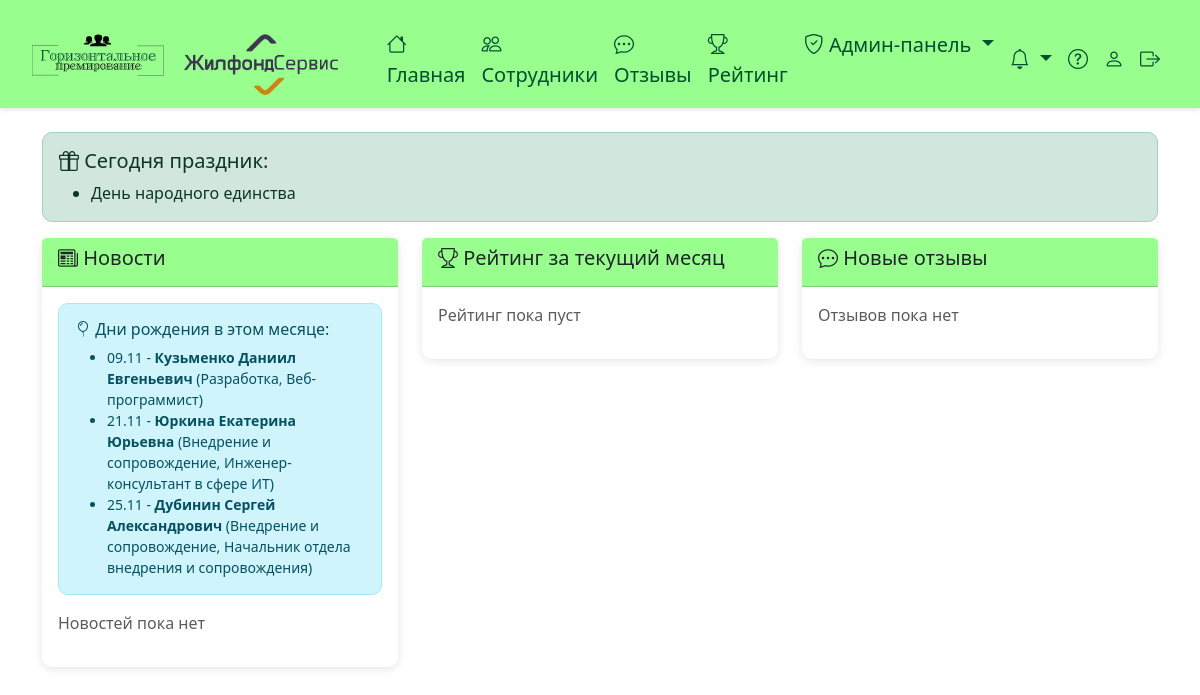
/home/ (signed in), run on the app's committed database.
### employees/models.py (models this page shows, shortened)
class SystemSettings(models.Model):
    monthly_bonus_amount = models.DecimalField(max_digits=10, decimal_places=2, default=1000.00, verbose_name='Сумма бонусных рублей на месяц')
    company_logo = models.ImageField(upload_to='company_logos/', blank=True, null=True, verbose_name='Логотип компании')
    class Meta:
        verbose_name = 'Настройка системы'
        verbose_name_plural = 'Настройки системы'
    @classmethod
    def get_settings(cls):
        settings, created = cls.objects.get_or_create(pk=1)
        return settings

class Holiday(models.Model):
    name = models.CharField(max_length=200, verbose_name='Название праздника')
    date = models.DateField(verbose_name='Дата')
    is_annual = models.BooleanField(default=True, verbose_name='Ежегодный')
    class Meta:
        verbose_name = 'Праздник'
        verbose_name_plural = 'Праздники'

class StaffMember(models.Model):
    GENDER_CHOICES = [
        ('M', 'Мужской'),
        ('F', 'Женский'),
    ]
    phone_regex = RegexValidator(
        regex=r'^\+?1?\d{9,15}$',
        message="Номер телефона должен быть в формате: '+999999999'. До 15 цифр."
    )
    first_name = models.CharField(max_length=150, verbose_name='Имя')
    last_name = models.CharField(max_length=150, verbose_name='Фамилия')
    middle_name = models.CharField(max_length=150, blank=True, verbose_name='Отчество')
    phone = models.CharField(validators=[phone_regex], max_length=17, blank=True, null=True, verbose_name='Телефон')
    email = models.EmailField(blank=True, null=True, verbose_name='Email')
    birth_date = models.DateField(null=True, blank=True, verbose_name='Дата рождения')
    department = models.ForeignKey(Department, on_delete=models.SET_NULL, null=True, blank=True, verbose_name='Отдел')
    position = models.ForeignKey(Position, on_delete=models.SET_NULL, null=True, blank=True, verbose_name='Должность')
    gender = models.CharField(max_length=1, choices=GENDER_CHOICES, null=True, blank=True, verbose_name='Пол')
    photo = models.ImageField(upload_to='staff_photos/', blank=True, null=True, verbose_name='Фото')
    office_start_date = models.DateField(verbose_name='С какого момента в офисе', default=timezone.now)
    is_active = models.BooleanField(default=True, verbose_name='Работает')
    employee_profile = models.OneToOneField(Employee, on_delete=models.SET_NULL, null=True, blank=True, related_name='staff_profile', verbose_name='Профиль в системе')
    participates_in_bonus = models.BooleanField(default=True, verbose_name='Участвует в системе премирования')
    class Meta:
        verbose_name = 'Сотрудник компании'
        verbose_name_plural = 'Сотрудники компании'
        ordering = ['last_name', 'first_name']
    def get_full_name(self):
        return f"{self.last_name} {self.first_name} {self.middle_name}".strip()

class Department(models.Model):
    name = models.CharField(max_length=100, verbose_name='Название отдела')
    class Meta:
        verbose_name = 'Отдел'
        verbose_name_plural = 'Отделы'

class Position(models.Model):
    name = models.CharField(max_length=100, verbose_name='Название должности')
    department = models.ForeignKey(Department, on_delete=models.CASCADE, verbose_name='Отдел', related_name='positions', null=True, blank=True)
    class Meta:
        verbose_name = 'Должность'
        verbose_name_plural = 'Должности'

### employees/views.py (the view)
# urls.py: path('home/', views.home_view, name='home'),
@login_required
def home_view(request):
    request.user.reset_monthly_balance()
    news = News.objects.all()[:5]
    current_month = timezone.now().month
    current_year = timezone.now().year
    rating = Employee.objects.filter(participates_in_bonus=True).annotate(
        total_received=Sum(
            'received_transfers__amount',
            filter=Q(received_transfers__created_at__month=current_month,
                    received_transfers__created_at__year=current_year,
                    received_transfers__is_deleted=False)
        )
    ).filter(total_received__isnull=False).order_by('-total_received')[:10]
    recent_reviews = BonusTransfer.objects.filter(is_deleted=False).select_related('from_employee', 'to_employee').order_by('-created_at')[:5]
    unread_transfers = BonusTransfer.objects.filter(
        to_employee=request.user,
        notification_sent=False
    ).select_related('from_employee').order_by('-created_at')
    if unread_transfers.exists():
        BonusTransfer.objects.filter(
            to_employee=request.user,
            notification_sent=False
        ).update(notification_sent=True)
    today = date.today()
    birthdays = Employee.objects.filter(
        birth_date__month=today.month,
        birth_date__day=today.day
    ).exclude(id=request.user.id)
    holidays = Holiday.objects.filter(
        date=today,
        is_annual=True
    )
    month_birthdays = StaffMember.objects.filter(
        birth_date__month=current_month,
        is_active=True
    ).select_related('department', 'position').order_by('birth_date__day')
    context = {
        'news': news,
        'rating': rating,
        'recent_reviews': recent_reviews,
        'unread_transfers': unread_transfers,
        'birthdays': birthdays,
        'holidays': holidays,
        'month_birthdays': month_birthdays,
        'current_month': current_month,
    }
    return render(request, 'employees/home.html', context)

### employees/context_processors.py (called while the page is built)
def notifications_count(request):
    if request.user.is_authenticated:
        unread_count = Notification.objects.filter(user=request.user, is_read=False).count()
        notifications = Notification.objects.filter(user=request.user).order_by('-created_at')[:10]
        return {
            'unread_notifications_count': unread_count,
            'notifications_list': notifications
        }
    return {
        'unread_notifications_count': 0,
        'notifications_list': []
    }

### employees/models.py (called while the page is built)
    def reset_monthly_balance(self):
        today = date.today()
        if self.last_balance_reset.month != today.month or self.last_balance_reset.year != today.year:
            try:
                settings = SystemSettings.get_settings()
                self.monthly_bonus_balance = settings.monthly_bonus_amount
            except:
                self.monthly_bonus_balance = 1000.00
            self.last_balance_reset = today
            self.save()

### employees/templatetags/employees_tags.py (called while the page is built)
@register.simple_tag
def get_system_settings():
    return SystemSettings.get_settings()

### templates/employees/home.html (shortened to what this page needs)
{% extends 'base.html' %}
{% block content %}
{% if holidays %}
<div class="alert alert-success">
    <h5><i class="bi bi-gift"></i> Сегодня праздник:</h5>
    <ul class="mb-0">
        {% for holiday in holidays %}
        <li>{{ holiday.name }}</li>
        {% endfor %}
    </ul>
</div>
{% endif %}
<div class="row">
    <div class="col-md-4">
        <div class="card">
            <div class="card-header">
                <h5><i class="bi bi-newspaper"></i> Новости</h5>
            </div>
            <div class="card-body">
                {% if month_birthdays %}
                <div class="alert alert-info mb-3">
                    <h6><i class="bi bi-balloon"></i> Дни рождения в этом месяце:</h6>
                    <ul class="mb-0 small">
                        {% for staff in month_birthdays %}
                        <li>
                            {{ staff.birth_date|date:"d.m" }} -
                            <strong>{{ staff.get_full_name }}</strong>
                            {% if staff.department %} ({{ staff.department.name }}{% if staff.position %}, {{ staff.position.name }}{% endif %}){% endif %}
                        </li>
                        {% endfor %}
                    </ul>
                </div>
                {% endif %}
                {% if news %}
                    {% for item in news %}
                    <div class="mb-3 pb-3 border-bottom">
                        <h6>{{ item.title }}</h6>
                        <p class="text-muted small">{{ item.content|truncatewords:20 }}</p>
                        <small class="text-muted">{{ item.created_at|date:"d.m.Y H:i" }}</small>
                    </div>
                    {% endfor %}
                {% else %}
                    <p class="text-muted">Новостей пока нет</p>
                {% endif %}
            </div>
        </div>
    </div>
    <div class="col-md-4">
        <div class="card">
            <div class="card-header">
                <h5><i class="bi bi-trophy"></i> Рейтинг за текущий месяц</h5>
            </div>
            <div class="card-body">
                {% if rating %}
                    <ol class="list-group list-group-numbered">
                        {% for emp in rating %}
                        <li class="list-group-item d-flex justify-content-between align-items-start">
                            <div class="ms-2 me-auto">
                                <div class="fw-bold">{{ emp.get_full_name }}</div>
                                <small class="text-muted">{% if emp.department %}{{ emp.department.name }}{% else %}-{% endif %}</small>
                            </div>
                            <span class="badge bg-primary rounded-pill">{{ emp.total_received|floatformat:2 }} ₽</span>
                        </li>
                        {% endfor %}
                    </ol>
                {% else %}
                    <p class="text-muted">Рейтинг пока пуст</p>
                {% endif %}
            </div>
        </div>
    </div>
    <div class="col-md-4">
        <div class="card">
            <div class="card-header">
                <h5><i class="bi bi-chat-dots"></i> Новые отзывы</h5>
            </div>
            <div class="card-body">
                {% if recent_reviews %}
                    {% for review in recent_reviews %}
                    <div class="mb-3 pb-3 border-bottom">
                        <div class="d-flex justify-content-between">
                            <strong>{{ review.from_employee.get_full_name }}</strong>
                            <small class="text-muted">{{ review.created_at|date:"d.m.Y" }}</small>
                        </div>
                        <p class="mb-1"><small>→ {{ review.to_employee.get_full_name }}</small></p>
                        <p class="text-muted small">{{ review.review|truncatewords:15 }}</p>
                        <span class="badge bg-success">{{ review.amount }} ₽</span>
                    </div>
                    {% endfor %}
                {% else %}
                    <p class="text-muted">Отзывов пока нет</p>
                {% endif %}
            </div>
        </div>
    </div>
</div>
{% endblock %}

### templates/base.html (shortened to what this page needs)
<!DOCTYPE html>
<html lang="ru">
<head>
    <link href="https://cdn.jsdelivr.net/npm/bootstrap@5.3.0/dist/css/bootstrap.min.css" rel="stylesheet">
    <link rel="stylesheet" href="https://cdn.jsdelivr.net/npm/bootstrap-icons@1.11.0/font/bootstrap-icons.css">
</head>
<body>
    {% if user.is_authenticated %}
    <nav class="navbar navbar-expand-lg navbar-dark">
        <div class="container-fluid">
            <a class="navbar-brand" href="{% url 'home' %}" style="margin-left: 20px;">
                <div style="display: flex; align-items: center; gap: 10px; ">
                <img src="/media/logo1.svg" width="40%" style="vertical-align: middle; ">
                {% load static %}
                {% load employees_tags %}
                {% get_system_settings as settings %}
                {% if settings.company_logo %}
                    <img src="{{ settings.company_logo.url }}" height="61" style="margin-left: 10px; vertical-align: middle; margin-top: 23px;">
                {% endif %}
                </div>
            </a>
            <div class="collapse navbar-collapse" id="navbarNav">
                <ul class="navbar-nav me-auto">
                    <li class="nav-item">
                        <a class="nav-link" href="{% url 'home' %}"><i class="bi bi-house"></i> Главная</a>
                    </li>
                    <li class="nav-item">
                        <a class="nav-link" href="{% url 'employees_list' %}"><i class="bi bi-people"></i> Сотрудники</a>
                    </li>
                    <li class="nav-item">
                        <a class="nav-link" href="{% url 'reviews_list' %}"><i class="bi bi-chat-dots"></i> Отзывы</a>
                    </li>
                    <li class="nav-item">
                        <a class="nav-link" href="{% url 'rating' %}"><i class="bi bi-trophy"></i> Рейтинг</a>
                    </li>
                    {% if user.is_admin %}
                    <li class="nav-item dropdown">
                        <a class="nav-link dropdown-toggle" href="#" id="adminDropdown" role="button" data-bs-toggle="dropdown">
                            <i class="bi bi-shield-check"></i> Админ-панель
                        </a>
                    </li>
                    {% endif %}
                </ul>
                <ul class="navbar-nav">
                    <li class="nav-item dropdown">
                        <a class="nav-link dropdown-toggle position-relative" href="#" id="notificationsDropdown" role="button" data-bs-toggle="dropdown" aria-expanded="false">
                            <i class="bi bi-bell"></i>
                        </a>
                    </li>
                    <li class="nav-item">
                        <a class="nav-link" href="/media/instruction.pdf" target="_blank" title="Инструкция по использованию системы">
                            <i class="bi bi-question-circle"></i>
                        </a>
                    </li>
                    <li class="nav-item">
                        <a class="nav-link" href="{% url 'profile' %}" ><i class="bi bi-person"></i> </a>
                    </li>
                    <li class="nav-item">
                        <a class="nav-link" href="{% url 'logout' %}" style="margin-right: 20px;"><i class="bi bi-box-arrow-right"></i> </a>
                    </li>
                </ul>
            </div>
        </div>
    </nav>
    {% endif %}
    <div class="container mt-4">
        {% block content %}{% endblock %}
    </div>
</body>
</html>

### templates/base.html (style rules this page uses)
body { background-image: #fff; }
.navbar { background: linear-gradient(rgba(152, 255, 143, 1), rgba(152, 255, 143, 1) 100%, rgba(173, 250, 166, 1) 0%); box-shadow: 0 2px 4px rgba(0,0,0,0.1); position: sticky; top: 0; z-index: 1000; }
body { padding-top: 0; }
.navbar-brand, .nav-link { color: rgba(0, 79, 47, 1) !important; padding-top: 3px; border: 3px; }
.nav-item { font-size: 20px; color: rgba(0, 79, 47, 1); font-weight: medium; margin-top: 16px; }
.card { border: none; border-radius: 10px; box-shadow: 0 2px 10px rgba(0,0,0,0.1); margin-bottom: 20px; }
.card-header { background: linear-gradient(rgba(152, 255, 143, 1), rgba(152, 255, 143, 1) 100%, rgba(173, 250, 166, 1) 0%); color: rgba(0, 79, 47, 1) border-radius: 10px 10px 0 0 !important; }
.alert { border-radius: 10px; }

### data on the page
SystemSettings: company_logo (picture)
Holiday: name "День народного единства"
StaffMember: birth_date "09.11", get_full_name "Кузьменко Даниил Евгеньевич", department.name "Разработка", position.name "Веб-программист"
StaffMember: birth_date "21.11", get_full_name "Юркина Екатерина Юрьевна", department.name "Внедрение и сопровождение", position.name "Инженер-консультант в сфере ИТ"
StaffMember: birth_date "25.11", get_full_name "Дубинин Сергей Александрович", department.name "Внедрение и сопровождение", position.name "Начальник отдела внедрения и сопровождения"
